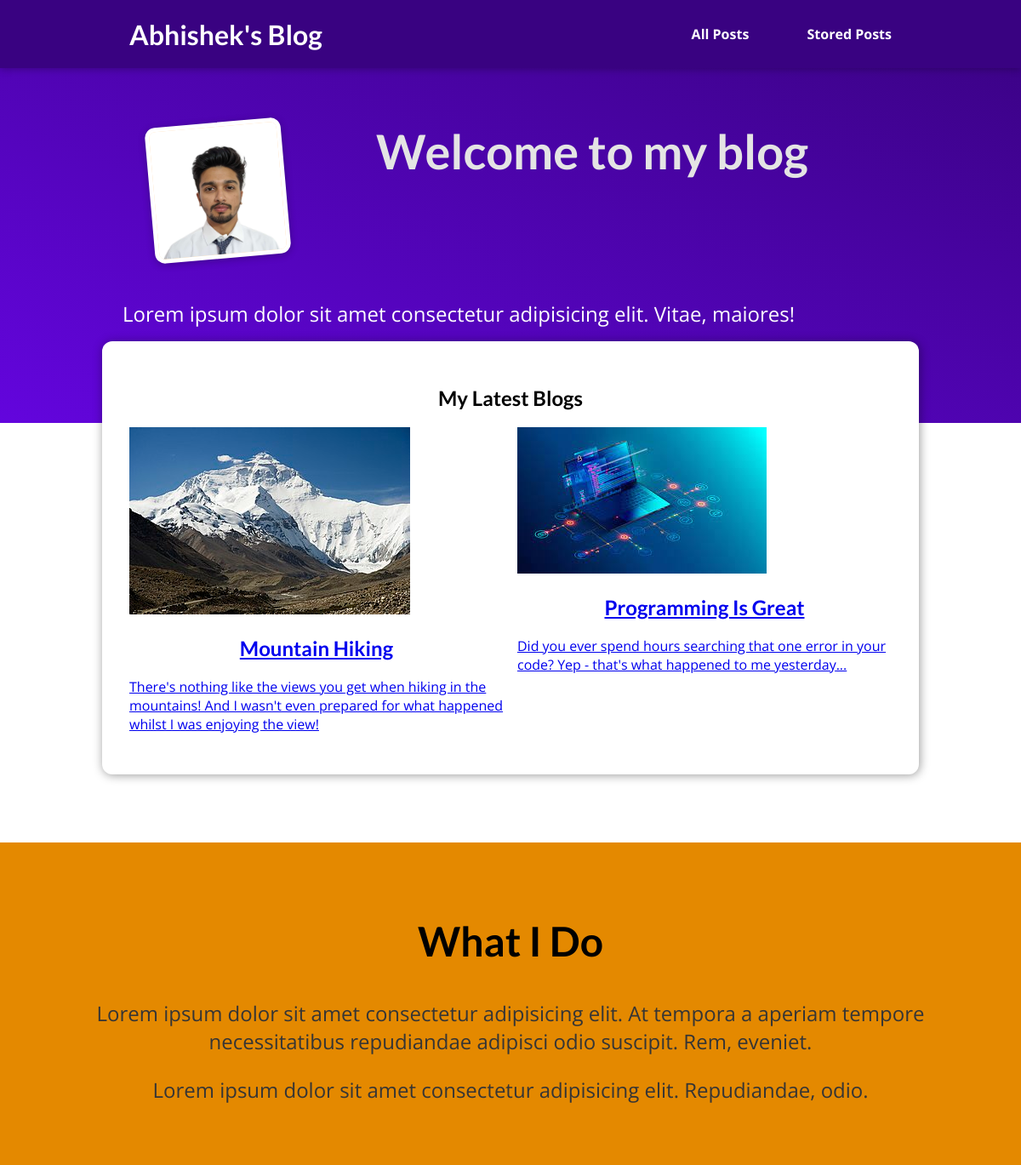
The page / on the database its author committed.
### blogs/models.py (models this page shows)
class Post(models.Model):
    title = models.CharField(max_length=50)
    excerpt = models.CharField(max_length=200)
    image_name = models.ImageField(upload_to="images" , null=True)
    date = models.DateField(auto_now=True)
    slug = models.SlugField(unique=True , db_index=True)
    content = models.TextField(validators=[MinLengthValidator(10)])
    author = models.ForeignKey(Author , on_delete=models.SET_NULL ,related_name="posts" , null=True)
    tags = models.ManyToManyField(Tag)

### blogs/views.py (the view)
# urls.py: path("", views.Index.as_view() , name="starting-page"),
class Index(ListView):
    template_name = "blogs/index.html"
    model = Post
    ordering = ["-date"]
    context_object_name = "posts"
    def get_queryset(self):
        queryset = super().get_queryset()
        data = queryset[:3]
        return data

### blogs/templates/blogs/index.html (shortened to what this page needs)
{% extends "base.html" %}
{% load static %}
{% block css_style %}
<link rel="stylesheet" href="{% static 'blogs/styles.css' %}">
{% endblock %}
{% block content %}
<section id="welcome">
    <header>
        <img src="{% static 'images/my_image.jpg'%}" alt="Image">
        <h1> Welcome to my blog</h1>
    </header>
    <p>Lorem ipsum dolor sit amet consectetur adipisicing elit. Vitae, maiores!</p>
</section>
<section id="latest-posts">
        <h2>My Latest Blogs</h2>
        <ul>
            {% for post in posts %}
            <li>{% include "blogs/includes/post.html"%}</li>
            {% endfor %}
        </ul>
</section>
<section id="about">
    <h2>What I Do</h2>
    <p>Lorem ipsum dolor sit amet consectetur adipisicing elit. At tempora a aperiam tempore necessitatibus repudiandae adipisci odio suscipit. Rem, eveniet.</p>
    <p>Lorem ipsum dolor sit amet consectetur adipisicing elit. Repudiandae, odio.</p>
</section>
{% endblock %}

### templates/base.html (shortened to what this page needs)
{% load static %}
<!DOCTYPE html>
<html lang="en">
<head>
    <link rel="stylesheet" href="{% static 'base.css' %}">
    {% block css_style %}{% endblock %}
</head>
<body>
    <header id="main-navigation">
        <h1><a href="{% url 'starting-page' %}">Abhishek's Blog</a></h1>
        <nav class="navbar">
            <a href="{% url 'all-posts-page' %}">All Posts</a>
            <a href="{% url 'read-later-page' %}">Stored Posts</a>
        </nav>
    </header>
    {% block content %}
    {% endblock %}
</body>
</html>

### blogs/templates/blogs/includes/post.html
{% load static%}
<a href="{% url 'post-details-page' post.slug %}">
    <article class="post">
            <img src="{{ post.image_name.url }}" alt="{{post.title}}">
            <div class="post__content">
                <h2>{{post.title}}</h2>
                <p>{{post.excerpt}}</p>
            </div>
    </article>
</a>

### static/base.css (style rules this page uses)
* { box-sizing: border-box; }
html { font-family: 'Open Sans', 'Lato', sans-serif; }
body { margin: 0; }
h1, h2, h3 { font-family: 'Lato', sans-serif; font-weight: bold; }
#main-navigation { width: 100%; height: 5rem; display: flex; background-color: #390281; box-shadow: 0 2px 8px rgba(0, 0, 0, 0.25); justify-content: space-between; align-items: center; padding: 0 10%; position: absolute; top: 0; left: 0; }
#main-navigation a { text-decoration: none; color: white; font-weight:bold; margin:2rem; }

### blogs/static/blogs/styles.css (style rules this page uses)
#welcome { background: linear-gradient(to right top, #6305dd, #390281); padding: 6rem 12%; }
#welcome header { display: flex; align-items: flex-start; margin: 3rem auto; }
#welcome img { width: 10rem; height: 10rem; object-fit: cover; object-position: top; border: 5px solid white; border-radius: 12px; background-color: #ffe1bf; transform: rotateZ(-5deg); box-shadow: 0 2px 8px rgba(0, 0, 0, 0.25); margin-left: 2rem; }
#welcome h1 { font-size: 3.5rem; margin: 0 auto; color: #e4e4e4; }
#welcome p { color: white; font-size: 1.5rem; margin : 1rem auto; }
#latest-posts { background-color: white; padding: 2rem; border-radius: 12px; width: 60rem; margin: -6rem auto 2rem auto; box-shadow: 1px 1px 12px rgba(0, 0, 0, 0.4); }
#latest-posts h2 { text-align: center; }
#latest-posts ul { list-style: none; margin: 0; padding: 0; display: flex; gap: 1rem; }
#latest-posts li { flex: 1; }
#about { text-align: center; padding: 3rem; background-color: #e48900; margin-top: 5rem; }
#about h2 { font-size: 3rem; }
#about p { font-size: 1.5rem; color: #353535; }

### rows shown on the page
Post: image_name (picture), title "Mountain Hiking", excerpt "There's nothing like the views you get when hiking in the mountains! And I wasn't even prepared for what happened whilst I was enjoying the view!"
Post: image_name (picture), title "Programming Is Great", excerpt "Did you ever spend hours searching that one error in your code? Yep - that's what happened to me yesterday..."
